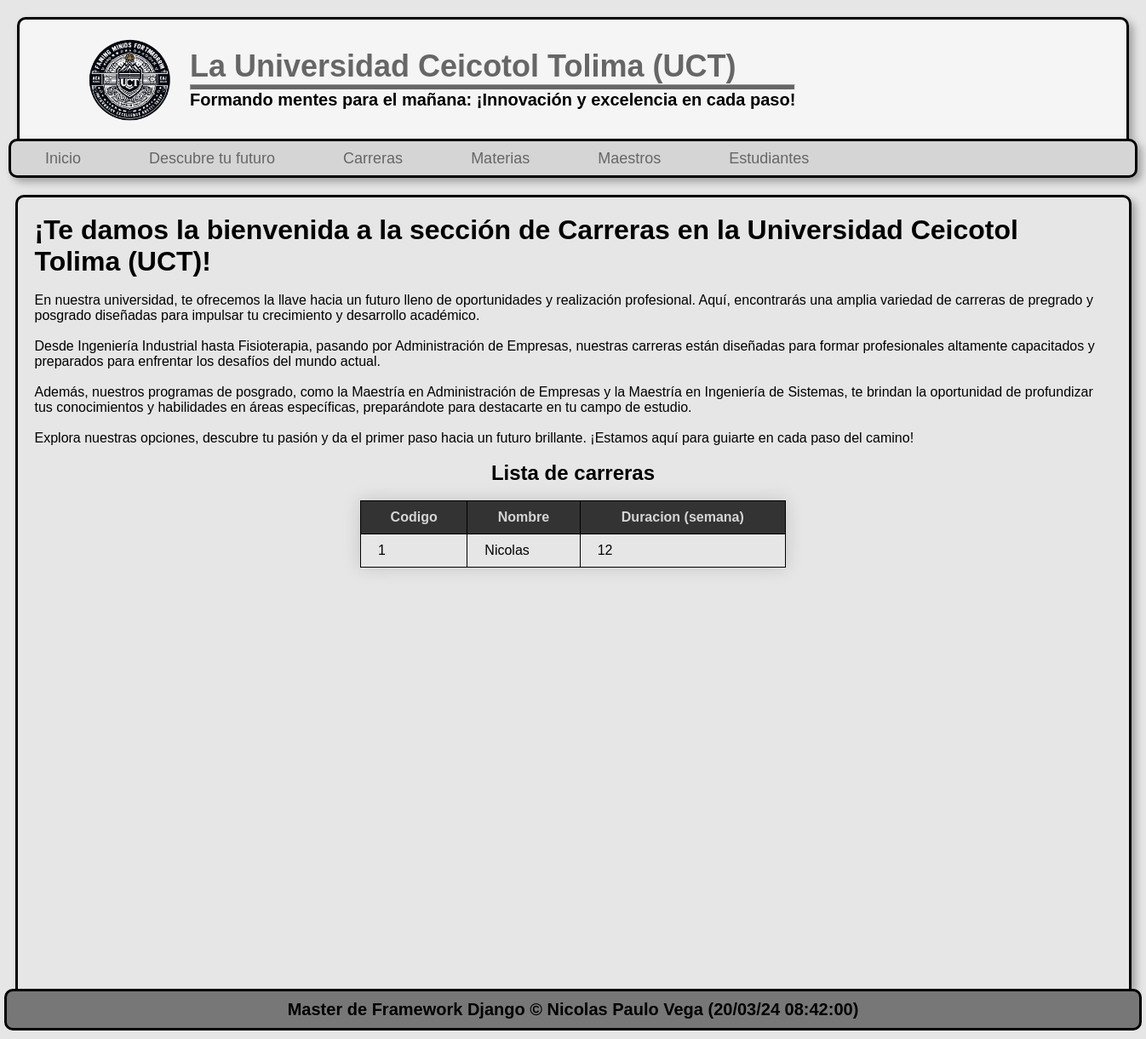
Screenshot of /carreras/ with the database file from the repository.
### pagina/models.py (models this page shows, shortened)
class Careers(models.Model):
    code = models.AutoField(primary_key=True, verbose_name="codigo")
    name = models.CharField(max_length=150, verbose_name="nombre")
    duration = models.PositiveIntegerField(verbose_name="Duracion en la carrera")
    class Meta:
        verbose_name="Carrera"
        verbose_name="Carreras"

### pagina/views.py (the view)
# urls.py: path('carreras/', pagina.views.careers, name="careers"),
def careers(request):
    career = Careers.objects.order_by('code')
    return render(request, 'careers.html',{
        'career': career
    })

### pagina/templates/careers.html (shortened to what this page needs)
{% extends "layout.html" %}
{% load static %}
{% block content %}
    <h1>¡Te damos la bienvenida a la sección de Carreras en la Universidad Ceicotol Tolima (UCT)!</h1>
    <br>
    <p>En nuestra universidad, te ofrecemos la llave hacia un futuro lleno de oportunidades y realización profesional. Aquí, encontrarás una amplia variedad de carreras de pregrado y posgrado diseñadas para impulsar tu crecimiento y desarrollo académico.</p>
    <br>
    <p>Desde Ingeniería Industrial hasta Fisioterapia, pasando por Administración de Empresas, nuestras carreras están diseñadas para formar profesionales altamente capacitados y preparados para enfrentar los desafíos del mundo actual.</p>
    <br>
    <p>Además, nuestros programas de posgrado, como la Maestría en Administración de Empresas y la Maestría en Ingeniería de Sistemas, te brindan la oportunidad de profundizar tus conocimientos y habilidades en áreas específicas, preparándote para destacarte en tu campo de estudio.</p>
    <br>
    <p>Explora nuestras opciones, descubre tu pasión y da el primer paso hacia un futuro brillante. ¡Estamos aquí para guiarte en cada paso del camino!</p>
    <br>
    <h2 class="carreras-h2">Lista de carreras</h2>
    <br>
    <div class="lista-carreras">
        <table class="tabla-carreras">
            <thead>
                    <tr>
                    <th>Codigo</th>
                    <th>Nombre</th>
                    <th>Duracion (semana)</th>
                </tr>
            </thead>
            <tbody>
                {% for careers in career %}
                <tr>
                    <td>{{ careers.code }}</td>
                    <td>{{ careers.name }}</td>
                    <td>{{ careers.duration }}</td>
                </tr>
                {% endfor %}
            </tbody>
        </table>
    </div>
{% endblock  %}

### pagina/static/css/style.css (style rules this page uses)
* { margin: 0px; padding: 0px; font-family: Arial, Helvetica, sans-serif; }
body { background-color: #E6E6E6; }
.tabla-materias th, td { border: 1px solid black; padding: 10px 20px; }
.tabla-carreras { border-collapse: collapse; margin: 30px 0; font-size: 1em; font-family: Arial, Helvetica, sans-serif; min-width: 500px; box-shadow: 0 0 20px rgba(0, 0, 0, 0.15); margin: 0 auto; }
.tabla-carreras thead tr { background-color: #333333; color: #D5D5D5; text-align: middle; }
.tabla-carreras th, td { border: 1px solid black; padding: 10px 20px; }
.carreras-h2 { text-align: center; }

### rows the page displays
Careers: code "1", name "Nicolas", duration "12"
